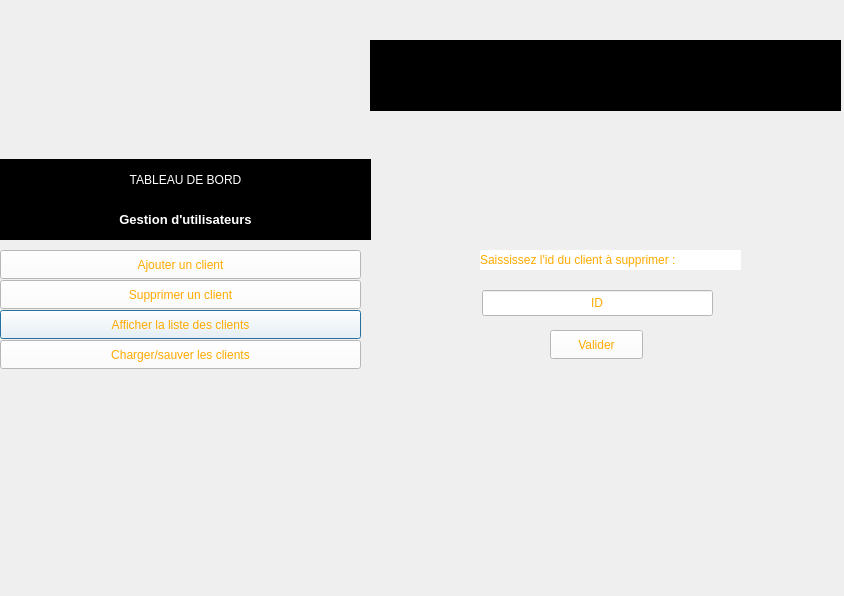
<?xml version="1.0" encoding="UTF-8"?>
<ui version="4.0">
 <class>Sup_client</class>
 <widget class="QDialog" name="Sup_client">
  <property name="geometry">
   <rect>
    <x>0</x>
    <y>0</y>
    <width>844</width>
    <height>596</height>
   </rect>
  </property>
  <property name="windowTitle">
   <string>Dialog</string>
  </property>
  <widget class="QLabel" name="label">
   <property name="geometry">
    <rect>
     <x>0</x>
     <y>159</y>
     <width>371</width>
     <height>41</height>
    </rect>
   </property>
   <property name="styleSheet">
    <string notr="true">color: rgb(255, 255, 255);
background-color: rgb(0, 0, 0);
font: 700 14pt &quot;Segoe UI&quot;;</string>
   </property>
   <property name="text">
    <string>TABLEAU DE BORD</string>
   </property>
   <property name="alignment">
    <set>Qt::AlignCenter</set>
   </property>
  </widget>
  <widget class="QLabel" name="label_2">
   <property name="geometry">
    <rect>
     <x>0</x>
     <y>-10</y>
     <width>391</width>
     <height>171</height>
    </rect>
   </property>
   <property name="text">
    <string/>
   </property>
   <property name="pixmap">
    <pixmap>../../Images/Captures d’écran/LOGO1.png</pixmap>
   </property>
  </widget>
  <widget class="QPushButton" name="Afficher_client">
   <property name="geometry">
    <rect>
     <x>0</x>
     <y>310</y>
     <width>361</width>
     <height>29</height>
    </rect>
   </property>
   <property name="cursor">
    <cursorShape>PointingHandCursor</cursorShape>
   </property>
   <property name="styleSheet">
    <string notr="true">background-color: rgb(255, 255, 255);
color: rgb(255, 170, 0);</string>
   </property>
   <property name="text">
    <string>Afficher la liste des clients</string>
   </property>
  </widget>
  <widget class="QPushButton" name="Charger_sauver_client">
   <property name="geometry">
    <rect>
     <x>0</x>
     <y>340</y>
     <width>361</width>
     <height>29</height>
    </rect>
   </property>
   <property name="cursor">
    <cursorShape>PointingHandCursor</cursorShape>
   </property>
   <property name="styleSheet">
    <string notr="true">background-color: rgb(255, 255, 255);
color: rgb(255, 170, 0);</string>
   </property>
   <property name="text">
    <string>Charger/sauver les clients</string>
   </property>
  </widget>
  <widget class="QLabel" name="label_3">
   <property name="geometry">
    <rect>
     <x>0</x>
     <y>199</y>
     <width>371</width>
     <height>41</height>
    </rect>
   </property>
   <property name="font">
    <font>
     <family>Segoe UI</family>
     <pointsize>10</pointsize>
     <italic>false</italic>
     <bold>true</bold>
    </font>
   </property>
   <property name="styleSheet">
    <string notr="true">background-color: rgb(0, 0, 0);
color: rgb(255, 255, 255);
font: 700 10pt &quot;Segoe UI&quot;;</string>
   </property>
   <property name="text">
    <string>Gestion d'utilisateurs</string>
   </property>
   <property name="alignment">
    <set>Qt::AlignCenter</set>
   </property>
  </widget>
  <widget class="QPushButton" name="Supp_client">
   <property name="geometry">
    <rect>
     <x>0</x>
     <y>280</y>
     <width>361</width>
     <height>29</height>
    </rect>
   </property>
   <property name="cursor">
    <cursorShape>PointingHandCursor</cursorShape>
   </property>
   <property name="styleSheet">
    <string notr="true">background-color: rgb(255, 255, 255);
color: rgb(255, 170, 0);</string>
   </property>
   <property name="text">
    <string>Supprimer un client</string>
   </property>
  </widget>
  <widget class="QPushButton" name="Ajout_client_2">
   <property name="geometry">
    <rect>
     <x>0</x>
     <y>250</y>
     <width>361</width>
     <height>29</height>
    </rect>
   </property>
   <property name="cursor">
    <cursorShape>PointingHandCursor</cursorShape>
   </property>
   <property name="styleSheet">
    <string notr="true">color: rgb(255, 170, 0);
background-color: rgb(255, 255, 255);</string>
   </property>
   <property name="text">
    <string>Ajouter un client</string>
   </property>
  </widget>
  <widget class="QLabel" name="labelNomGestionnaire">
   <property name="geometry">
    <rect>
     <x>370</x>
     <y>40</y>
     <width>471</width>
     <height>71</height>
    </rect>
   </property>
   <property name="styleSheet">
    <string notr="true">color: rgb(255, 255, 255);
font: 700 18pt &quot;Segoe UI&quot;;
background-color: rgb(0, 0, 0);</string>
   </property>
   <property name="text">
    <string/>
   </property>
   <property name="alignment">
    <set>Qt::AlignCenter</set>
   </property>
  </widget>
  <widget class="QLabel" name="label_4">
   <property name="geometry">
    <rect>
     <x>480</x>
     <y>250</y>
     <width>261</width>
     <height>20</height>
    </rect>
   </property>
   <property name="styleSheet">
    <string notr="true">background-color: rgb(255, 255, 255);
color: rgb(255, 170, 0);</string>
   </property>
   <property name="text">
    <string>Saississez l'id du client à supprimer :</string>
   </property>
  </widget>
  <widget class="QLineEdit" name="ID">
   <property name="geometry">
    <rect>
     <x>482</x>
     <y>290</y>
     <width>231</width>
     <height>26</height>
    </rect>
   </property>
   <property name="styleSheet">
    <string notr="true">background-color: rgb(255, 255, 255);
color: rgb(255, 170, 0);</string>
   </property>
   <property name="text">
    <string>ID</string>
   </property>
   <property name="alignment">
    <set>Qt::AlignCenter</set>
   </property>
  </widget>
  <widget class="QPushButton" name="Valider">
   <property name="geometry">
    <rect>
     <x>550</x>
     <y>330</y>
     <width>93</width>
     <height>29</height>
    </rect>
   </property>
   <property name="cursor">
    <cursorShape>PointingHandCursor</cursorShape>
   </property>
   <property name="styleSheet">
    <string notr="true">background-color: rgb(255, 255, 255);
color: rgb(255, 170, 0);</string>
   </property>
   <property name="text">
    <string>Valider</string>
   </property>
  </widget>
 </widget>
 <resources/>
 <connections/>
</ui>
